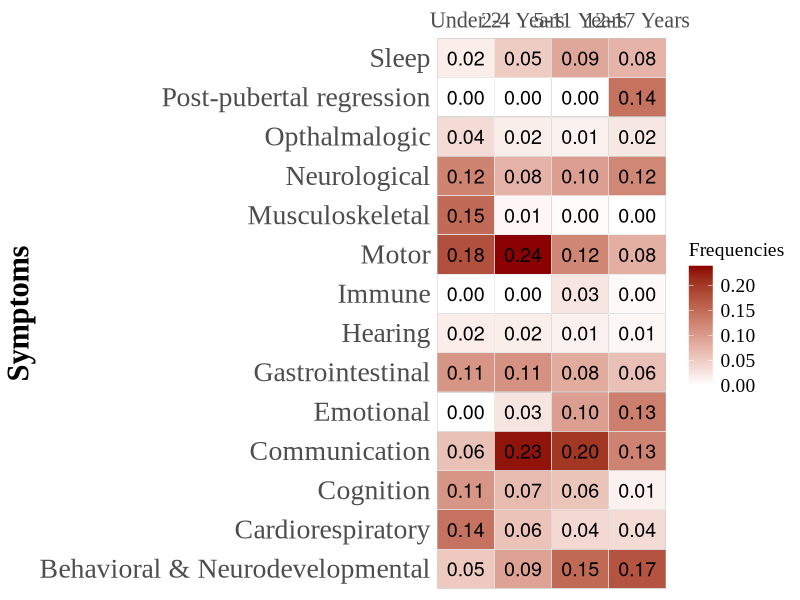
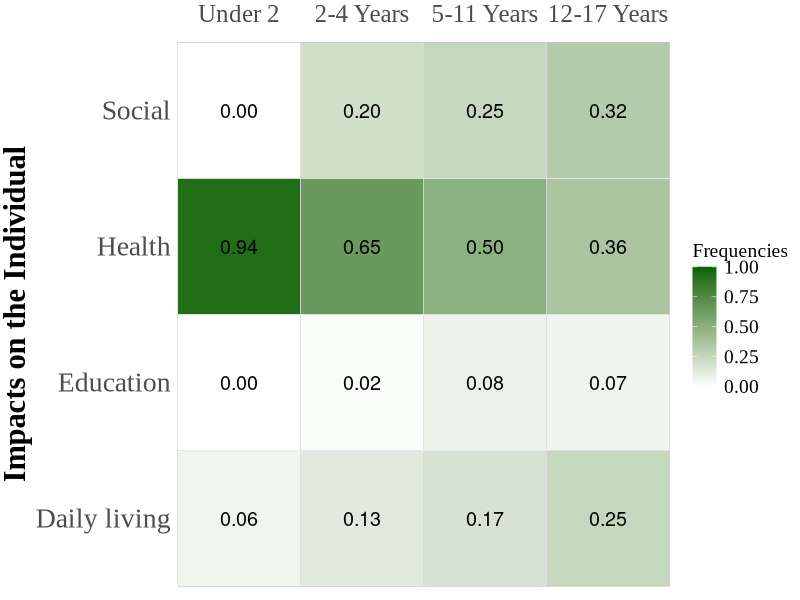
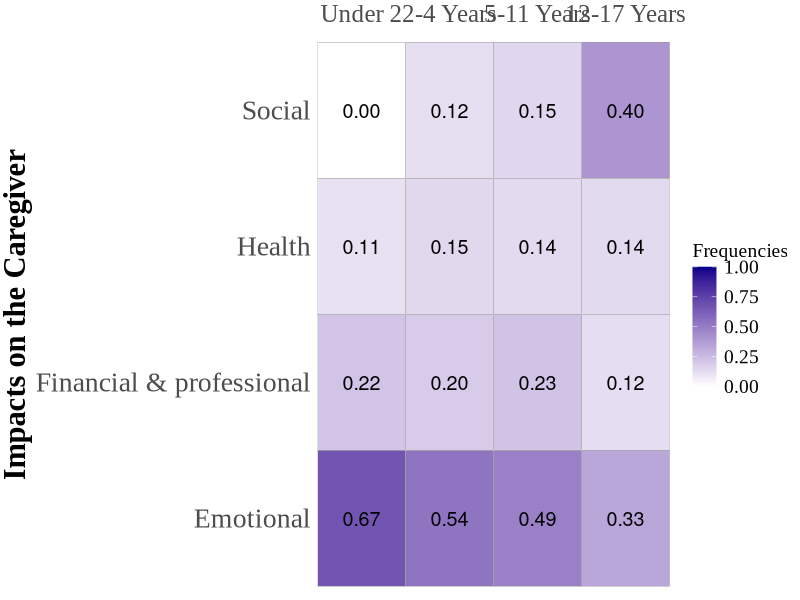
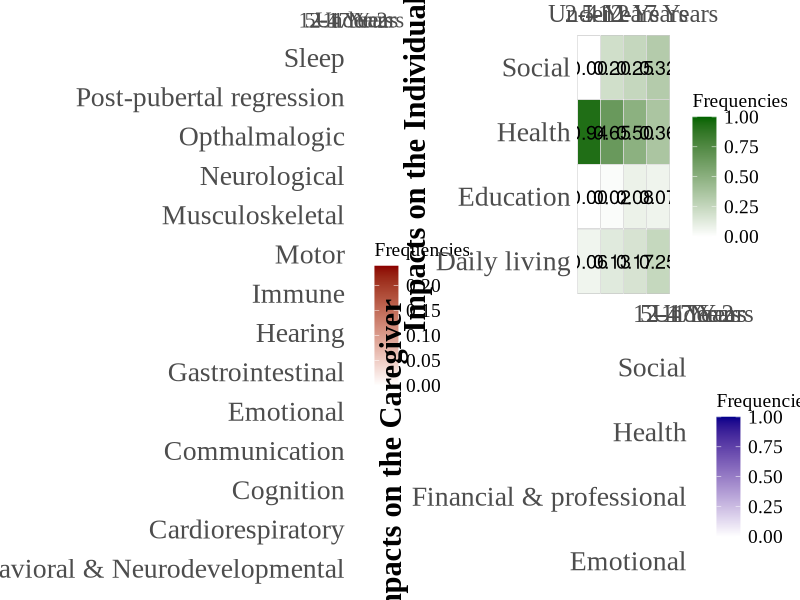

Source code (R) for these figures, in order:
## ---- chunk 1
knitr::opts_chunk$set(echo = TRUE)
## ---- chunk 2
library(cowplot)
library(ggpubr)
library(tidyverse)
library(gridExtra)


## ---- chunk 3
#load in data
KS_data <- read.csv("KS_lifespan.csv")
KS_data$X <- str_replace(KS_data$X, " impact", "")
KS_data$X <- str_replace(KS_data$X, " and ", " & ")

#defining concepts subset data
concepts <- KS_data[2:15, -6]

#rename for ease
concepts <- rename(concepts, Symptoms = `X`)
concepts <- rename(concepts, `< 2` = `under.2.years.of.age..infancy...N.16.`,
                   `2-4` = `X2.4.years.of.age...early.childhood...N.15.`,
                   `5-11` = `X5.11.years.of.age..late.childhood...N.13.`,
                   `12-17` = `X12.17.years.of.age..adolescence.and.teenage.years...N.6.`)

#find sum of individual columns
conc_csums <- colSums(concepts[ , -1])

#divide cell values by column total for frequency
#put frequency values in new columns
concepts <- concepts |>
  mutate(
    `Under 2` = `< 2` / conc_csums[1],
    `2-4 Years` = `2-4` / conc_csums[2],
    `5-11 Years` = `5-11` / conc_csums[3],
    `12-17 Years` = `12-17` / conc_csums[4]
  )

#format for graphing
concepts_2 <- select(concepts, -`< 2`, -`2-4`, -`5-11`, -`12-17`)
concepts_2 <- pivot_longer(concepts_2, cols = c(`Under 2`, `2-4 Years`, `5-11 Years`, `12-17 Years`), names_to = "age", values_to = "Frequencies")

concepts_2$age <- factor(concepts_2$age, levels = c("Under 2", "2-4 Years", "5-11 Years", "12-17 Years"))

#heatmap
heatmap_1 <- ggplot(concepts_2, aes(x=age, y=Symptoms, fill= Frequencies)) +
   geom_tile(color = "black") +  
   geom_tile(color = "white", fill = NA) +  
   geom_tile(color = "white", fill = NA) +  
   geom_text(aes(label = sprintf("%.2f", Frequencies)), color = "black", size = 5) +  # Add text labels
   scale_fill_gradient(low="white", high="darkred") + 
   labs(x = NULL, y = "Symptoms")+
   scale_x_discrete(expand = c(0, 0), position = 'top', labels = c("Under 2", limits = c(0, 1))) +
   theme_minimal() +  
   theme(panel.grid = element_blank())+
   theme(
    panel.grid = element_blank(),
    axis.text.y = element_text(family = "Times New Roman", size = 20),
    axis.text.x = element_text(family = "Times New Roman", size = 16),
    plot.title = element_text(family = "Times New Roman", size = 10), 
    legend.title = element_text(family = "Times New Roman", size = 14), 
    legend.text = element_text(family = "Times New Roman", size = 14),
    axis.title.y = element_text(family = "Times New Roman", face = "bold", size = 22)
  )

heatmap_1
 
## ---- chunk 4
#individual impacts subset data
ind_impacts <- KS_data[18:21, -6]

ind_impacts <- rename(ind_impacts, Impacts = `X`)
ind_impacts <- rename(ind_impacts, `< 2` = `under.2.years.of.age..infancy...N.16.`,
                   `2-4` = `X2.4.years.of.age...early.childhood...N.15.`,
                   `5-11` = `X5.11.years.of.age..late.childhood...N.13.`,
                   `12-17` = `X12.17.years.of.age..adolescence.and.teenage.years...N.6.`)


#find sum of individual columns
ind_csums <- colSums(ind_impacts[ ,-1])

#divide cell values by column total for frequency
#put frequency values in new columns
ind_impacts <- ind_impacts |>
  mutate(
    `Under 2` = `< 2` / ind_csums[1],
    `2-4 Years` = `2-4` / ind_csums[2],
    `5-11 Years` = `5-11` / ind_csums[3],
    `12-17 Years` = `12-17` / ind_csums[4]
  )

#format for graphing
ind_impacts_2 <- select(ind_impacts, -`< 2`, -`2-4`, -`5-11`, -`12-17`)
ind_impacts_2 <- pivot_longer(ind_impacts_2, cols = c(`Under 2`, `2-4 Years`, `5-11 Years`, `12-17 Years`), names_to = "age", values_to = "Frequencies")

ind_impacts_2$age <- factor(ind_impacts_2$age, levels = c("Under 2", "2-4 Years", "5-11 Years", "12-17 Years"))


#heatmap
heatmap_2 <- ggplot(ind_impacts_2, aes(x=age, y=Impacts, fill= Frequencies)) +
   geom_tile(color = "black") +  
   geom_tile(color = "white", fill = NA) + 
   geom_tile(color = "white", fill = NA) +  
   geom_text(aes(label = sprintf("%.2f", Frequencies)), color = "black", size = 5) +  # Add text labels
   scale_fill_gradient(low = "white", high = "darkgreen", limit = c(0,1))+
   labs(x = NULL, y = "Impacts on the Individual")+
   scale_x_discrete(expand = c(0, 0),position = 'top') +
   theme_minimal() +  
   theme(panel.grid = element_blank())+
  theme(
    panel.grid = element_blank(),
    axis.text.y = element_text(family = "Times New Roman", size = 20),
    axis.text.x = element_text(family = "Times New Roman", size = 18),
    plot.title = element_text(family = "Times New Roman", size = 10), 
    legend.title = element_text(family = "Times New Roman", size = 14), 
    legend.text = element_text(family = "Times New Roman", size = 14),
    axis.title.y = element_text(family = "Times New Roman", face = "bold", size = 22),
    plot.margin = margin(t = 0, r = .1, b = 0, l = .1, unit = "cm")
  )

heatmap_2
## ---- chunk 5
#caregiver impacts subset data
care_impacts <- KS_data[24:27, -6]

care_impacts <- rename(care_impacts, Impacts = `X`)
care_impacts <- rename(care_impacts, `< 2` = `under.2.years.of.age..infancy...N.16.`,
                   `2-4` = `X2.4.years.of.age...early.childhood...N.15.`,
                   `5-11` = `X5.11.years.of.age..late.childhood...N.13.`,
                   `12-17` = `X12.17.years.of.age..adolescence.and.teenage.years...N.6.`)

#find sum of individual columns
care_csums <- colSums(care_impacts[ ,-1])

#divide cell values by column total for frequency
#put frequency values in new columns
care_impacts <- care_impacts |>
  mutate(
    `Under 2` = `< 2` / care_csums[1],
    `2-4 Years` = `2-4` / care_csums[2],
    `5-11 Years` = `5-11` / care_csums[3],
    `12-17 Years` = `12-17` / care_csums[4]
  )

#format for graphing
care_impacts_2 <- select(care_impacts, -`< 2`, -`2-4`, -`5-11`, -`12-17`)
care_impacts_2 <- pivot_longer(care_impacts_2, cols = c(`Under 2`, `2-4 Years`, `5-11 Years`, `12-17 Years`), names_to = "age", values_to = "Frequencies")

care_impacts_2$age <- factor(care_impacts_2$age, levels = c("Under 2", "2-4 Years", "5-11 Years", "12-17 Years"))


#heatmap (looks a little childish. Want to look more sophisticated. Perhaps interactive)
heatmap_3 <- ggplot(care_impacts_2, aes(x=age, y=Impacts, fill= Frequencies)) +
   geom_tile(color = "black") +  
   geom_tile(color = "white", fill = NA) +  
   geom_text(aes(label = sprintf("%.2f", Frequencies)), color = "black", size = 5) +  
   scale_fill_gradient(low="white", high="darkblue", limits = c(0,1)) + 
   labs(x = NULL, y = "Impacts on the Caregiver")+
   scale_x_discrete(expand = c(0, 0),position = 'top') +
   theme_minimal() +  
   theme(panel.grid = element_blank())+
   theme(
    panel.grid = element_blank(),
    axis.text.y = element_text(family = "Times New Roman", size = 20),
    axis.text.x = element_text(family = "Times New Roman", size = 18),
    plot.title = element_text(family = "Times New Roman", size = 10), 
    legend.title = element_text(family = "Times New Roman", size = 14), 
    legend.text = element_text(family = "Times New Roman", size = 14),
    axis.title.y = element_text(family = "Times New Roman", face = "bold", size = 22),
    plot.margin = margin(t = 0, r = .1, b = 0, l = .1, unit = "cm")
   )
heatmap_3
     
## ---- chunk 6
grid.arrange(heatmap_1, arrangeGrob(heatmap_2, heatmap_3), ncol=2)


